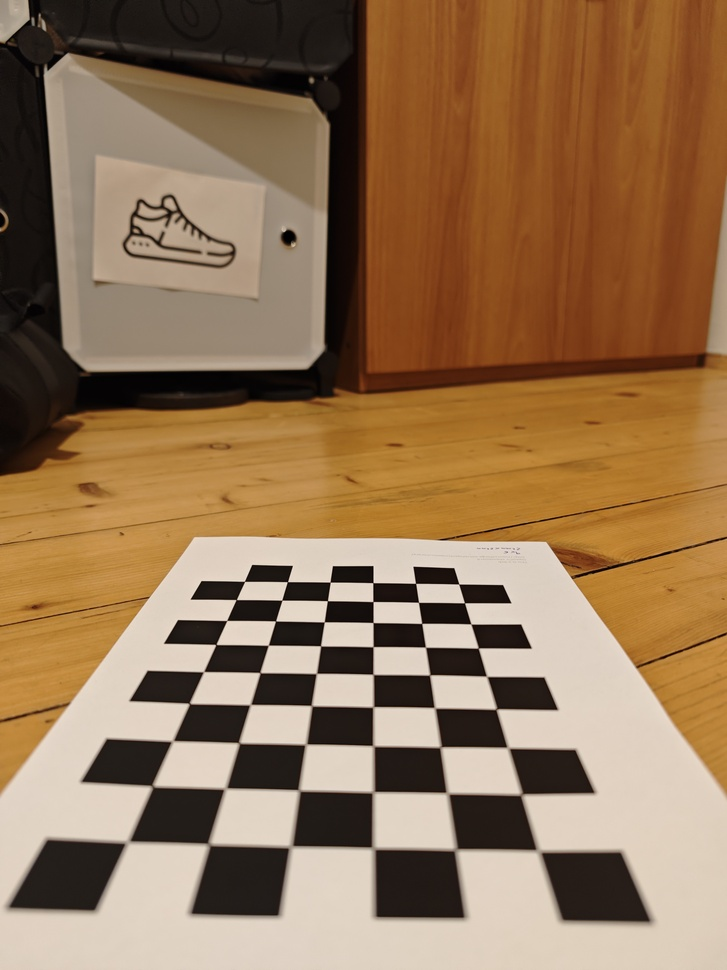
#> input picture calibration/IMG_20241218_202738.jpg, 727 x 970 px, shrunk from 3072 x 4096 before the run, found by its file name
$ jupyter execute --allow-errors 3_pose_estimation.ipynb
#> lines starting #> are read from the running program, lines starting #| are printed output that depends on the picture; long printed decimals are rounded
[cell 1]
import numpy as np
import cv2 as cv
import cv2
import glob
import matplotlib.pyplot as plt

[cell 2]
GRID_H = 9
GRID_W = 6

#> (a cell that did not finish here is left out)

[cell 4]
criteria = (cv.TERM_CRITERIA_EPS + cv.TERM_CRITERIA_MAX_ITER, 30, 0.001)
objp = np.zeros((GRID_H*GRID_W,3), np.float32)
objp[:,:2] = np.mgrid[0:GRID_H,0:GRID_W].T.reshape(-1,2)
axis = np.float32([[3,0,0], [0,3,0], [0,0,-3]])
axis

[cell 5]
def draw(img, corners, imgpts):
    corner = tuple(corners[0].ravel().astype("int32"))
    imgpts = imgpts.astype("int32")
    img = cv.line(img, corner, tuple(imgpts[0].ravel()), (255,0,0), 50)
    img = cv.line(img, corner, tuple(imgpts[1].ravel()), (0,255,0), 50)
    img = cv.line(img, corner, tuple(imgpts[2].ravel()), (0,0,255), 50)
    return img

fname = "calibration/IMG_20241218_202738.jpg"
img = cv.imread(fname)
#> img is the input picture: shape (970, 727, 3); mean B, G, R 84.9, 116.1, 146.8
gray = cv.cvtColor(img,cv.COLOR_BGR2GRAY)
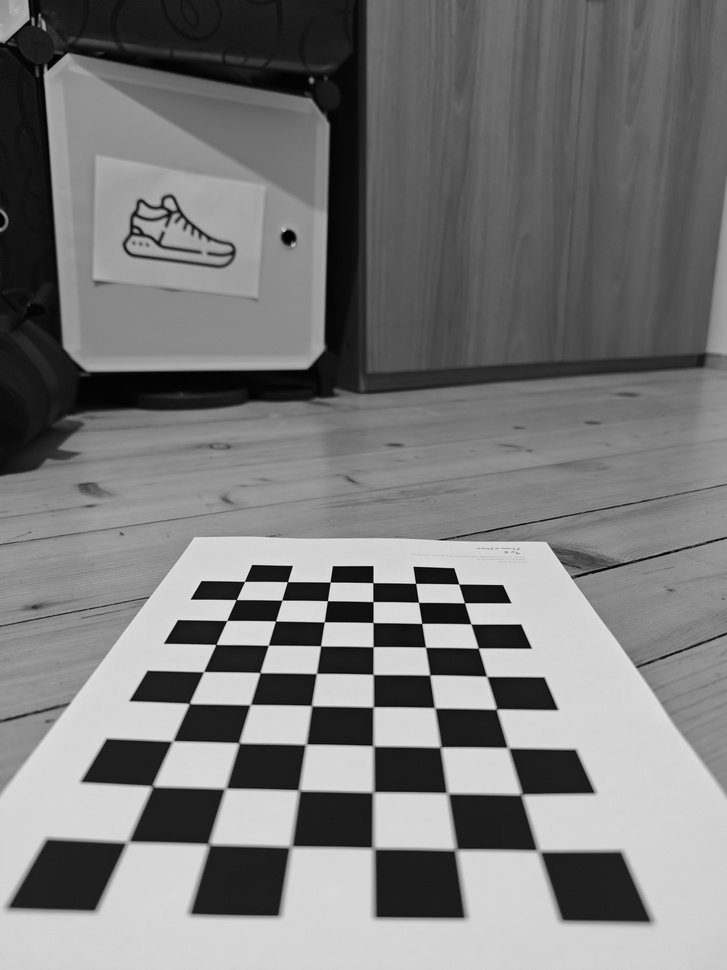
#> gray: shape (970, 727); min 0, max 238, mean 121.7
ret, corners = cv.findChessboardCorners(gray, (GRID_H,GRID_W),None)
#> ret = True; corners = 54 rows, first 8: [128, 843], [152.2, 785.7], [173.5, 740.4], [189.3, 703.4], [203.6, 671.6], [215.9, 644.5], [226.7, 620.5], [236.2, 599.6]
#> `corners2 = cv.cornerSubPix(gray,corners,(11,11),(-1,-1),criteria)`: corners2 = 54 rows, first 8: [127.6, 842], [152.3, 786.2], [172.5, 741], [189.3, 703.5], [203.5, 671.7], [215.9, 644.5], [226.7, 620.5], [236.2, 599.6]
#| Number of image points: (54, 1, 2)
#| First few corner points: [[[127.552 841.9552 ]]
#|  [[152.326 786.155]]
#|  [[172.490 741.0314 ]]]
#| Number of image points: (54, 1, 2)
#| First few corner points: [[[127.552 841.9552 ]]
#|  [[152.326 786.155]]
#|  [[172.490 741.0314 ]]]
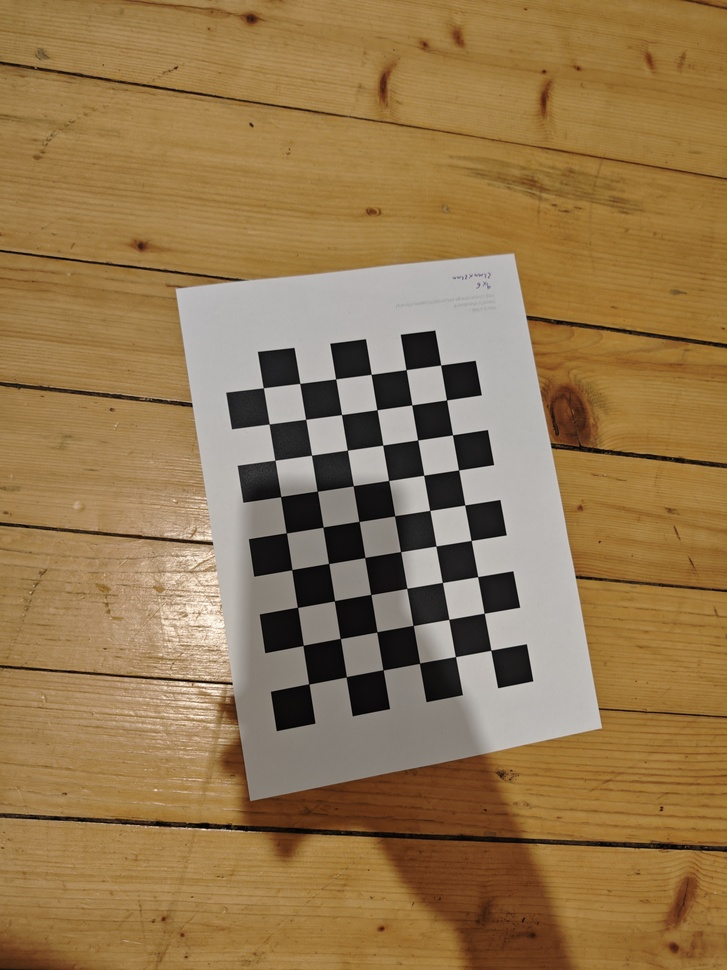
#> input picture calibration/IMG_20241218_202717.jpg, 727 x 970 px, shrunk from 3072 x 4096 before the run
#> further down, img is the input picture: shape (970, 727, 3); mean B, G, R 79, 119.1, 148
#> `gray = cv.cvtColor(img,cv.COLOR_BGR2GRAY)`:
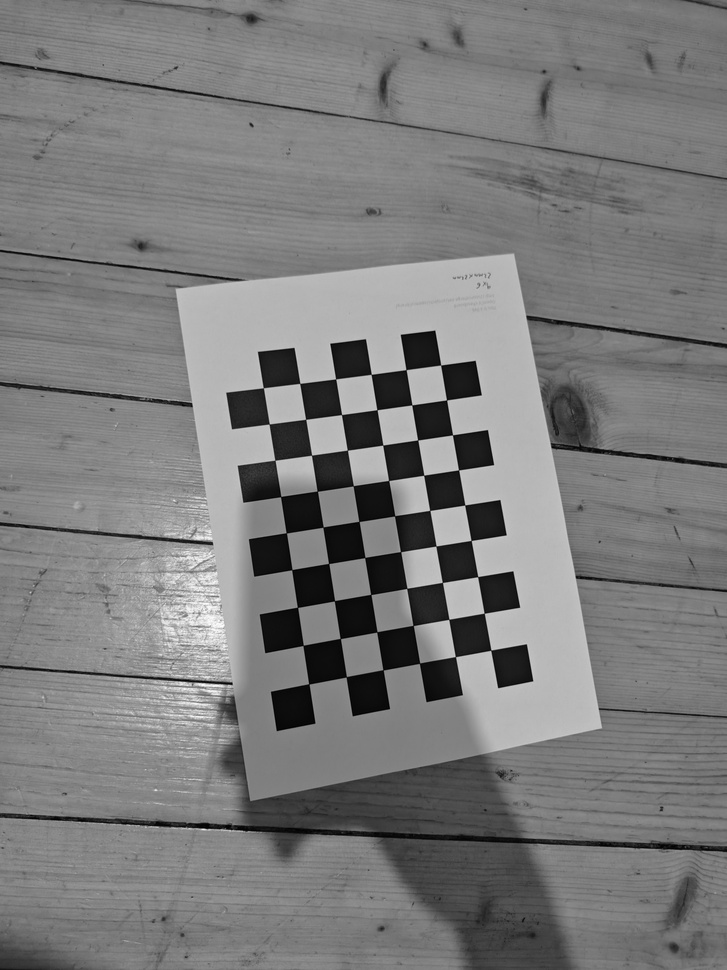
#> gray: shape (970, 727); min 0, max 253, mean 123.2
#> `ret, corners = cv.findChessboardCorners(gray, (GRID_H,GRID_W),None)`: corners = 54 rows, first 8: [308.8, 683.8], [303.2, 645.4], [297.5, 607.3], [291.8, 569.7], [286.3, 532.8], [280.6, 496.6], [274.9, 460.2], [269.2, 424]
#> `corners2 = cv.cornerSubPix(gray,corners,(22,22),(-1,-1),criteria)`: corners2 = 54 rows, first 8: [308.8, 683.9], [303.1, 645.4], [297.5, 607.3], [291.8, 569.6], [286.3, 532.9], [280.9, 496.4], [274.8, 460.3], [269.2, 424]
#> (the rest of this cell did not finish here and is left out)

#> (a cell that did not finish here is left out)

[cell 7]
def project_points(object_points, rvec, tvec, camera_matrix):
    R, _ = cv2.Rodrigues(rvec)  # Convert rvec to rotation matrix

    # Correct homogeneous transformation matrix
    Rt = np.hstack([R, tvec.reshape(3, 1)])  # 3×4 matrix

    P = camera_matrix @ Rt[:3, :]  # 3×4 projection matrix

    # Convert object points to homogeneous coordinates
    object_points_h = np.hstack([object_points, np.ones((object_points.shape[0], 1))])

    # Perform projection
    proj_h = (P @ object_points_h.T).T  # Project points
    proj_2d = proj_h[:, :2] / proj_h[:, 2:]  # Normalize by z

    return proj_2d


def draw(img, corners, imgpts):
    corner = tuple(corners[0].ravel().astype("int32"))
    imgpts = imgpts.astype("int32")
    img = cv.line(img, corner, tuple(imgpts[0].ravel()), (255,0,0), 50)
    img = cv.line(img, corner, tuple(imgpts[1].ravel()), (0,255,0), 50)
    img = cv.line(img, corner, tuple(imgpts[2].ravel()), (0,0,255), 50)
    return img

fname = "calibration/IMG_20241218_202738.jpg"
img = cv.imread(fname)
gray = cv.cvtColor(img,cv.COLOR_BGR2GRAY)
ret, corners = cv.findChessboardCorners(gray, (GRID_H,GRID_W),None)
#> (the rest of this cell did not finish here and is left out)

#> (a cell that did not finish here is left out)

#> (a cell that did not finish here is left out)

[cell 10]
def draw(img, imgpts):
    imgpts = np.int32(imgpts).reshape(-1,2)
    # draw ground floor in green
    img = cv.drawContours(img, [imgpts[:4]],-1,(0,255,0),150)
    # draw pillars in blue color
    for i,j in zip(range(4),range(4,8)):
        img = cv.line(img, tuple(imgpts[i]), tuple(imgpts[j]),(255),50)
    # draw top layer in red color
    img = cv.drawContours(img, [imgpts[4:]],-1,(0,0,255),100)
    return img

axis = np.float32([[0,0,0], [0,3,0], [3,3,0], [3,0,0],
                   [0,0,-3],[0,3,-3],[3,3,-3],[3,0,-3] ])

#fname = "calibration/IMG_20241218_202738.jpg"
i = 1
plt.figure(figsize = (20,20))
#> (the rest of this cell did not finish here and is left out)
